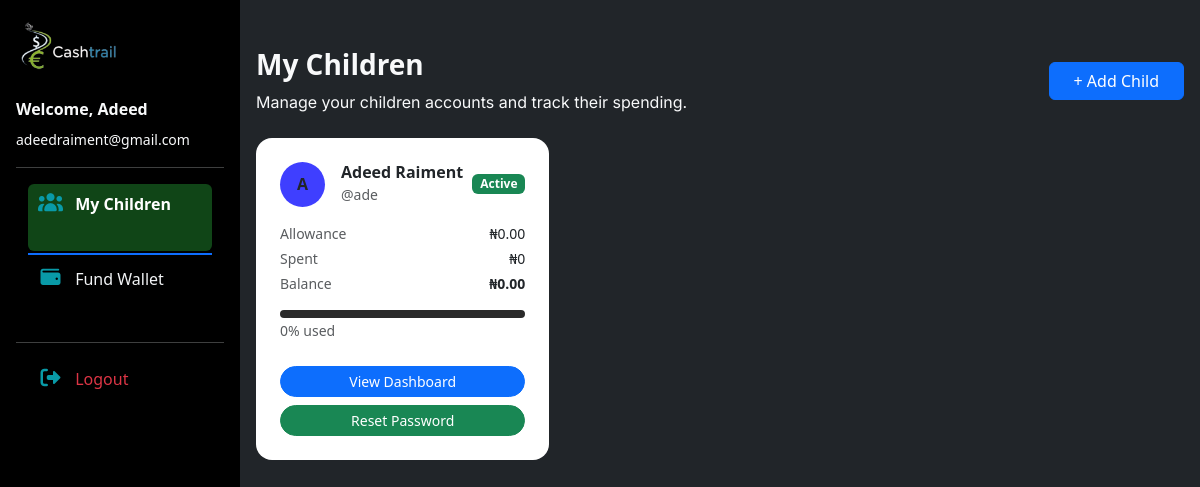
The page /mychildren/ (signed in) on the database as committed earlier.
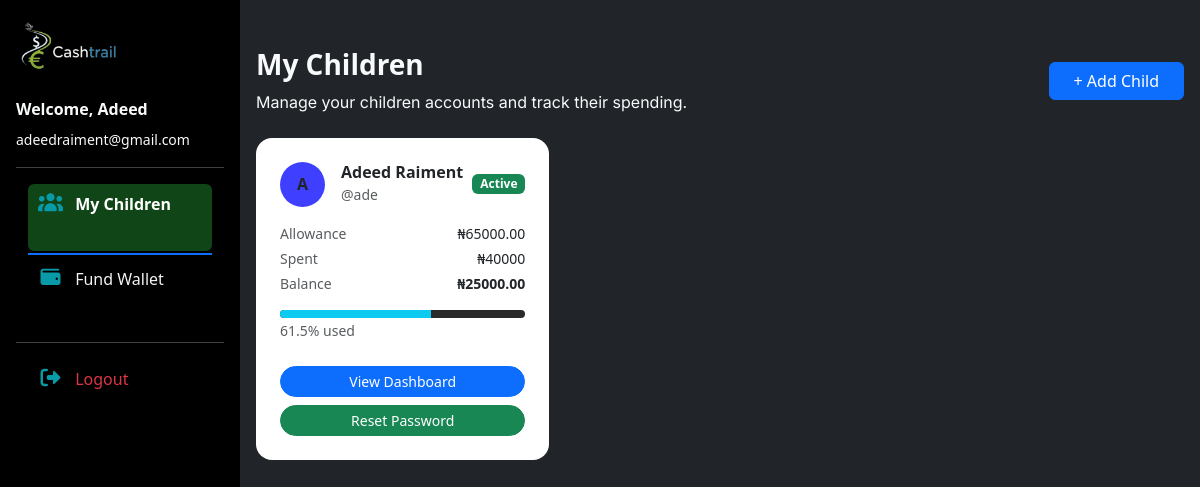
The same page on the database as committed later.
### main/models.py (models this page shows, shortened)
class CustomUser(AbstractUser):
    ROLE_CHOICES = (
        ('parent', 'Parent'),
        ('child', 'Child'),
    )
    role = models.CharField(
        max_length=10,
        choices=ROLE_CHOICES,
        default='parent'
    )
    parent = models.ForeignKey(
        'self',
        null=True,
        blank=True,
        on_delete=models.CASCADE,
        related_name='children'
    )

class ChildAccount(models.Model):
    child = models.OneToOneField(
        settings.AUTH_USER_MODEL,
        on_delete=models.CASCADE,
        related_name='account'
    )
    allowance = models.DecimalField(max_digits=12, decimal_places=2, default=0)
    is_active = models.BooleanField(default=True)

### main/views.py (the view)
# urls.py: path('mychildren/', views.mychildren, name='mychildren'),
@login_required
def mychildren(request):
    if request.user.role != "parent":
        return redirect("childrendashboard")
    User = get_user_model()
    children = User.objects.filter(parent=request.user, role="child")
    children_data = []
    for child in children:
        transactions = Transaction.objects.filter(child=child)
        total_spent = transactions.filter(
            transaction_type="debit"
        ).aggregate(total=Sum("amount"))["total"] or 0
        account = getattr(child, "account", None)
        allowance = account.allowance if account else 0
        balance = allowance - total_spent
        percentage_used = (total_spent / allowance) * 100 if allowance > 0 else 0
        children_data.append({
            "child": child,
            "allowance": allowance,
            "total_spent": total_spent,
            "balance": balance,
            "percentage_used": round(percentage_used, 1)
        })
    return render(request, "mychildren.html", {"children": children_data})

### templates/mychildren.html (shortened to what this page needs)
{% extends "parentbase.html" %} {% block content %}
<div class="container-fluid bg-dark text-light min-vh-100 py-4 px-3">
  <div class="d-flex flex-column flex-md-row justify-content-between align-items-start align-items-md-center gap-3 mb-4 mt-4">
    <div>
      <h3 class="fw-bold">My Children</h3>
      <p class="text-light mb-0">
        Manage your children accounts and track their spending.
      </p>
    </div>
    <a href="{% url 'Addchild' %}" class="btn btn-primary px-4  ">
      + Add Child
    </a>
  </div>
  <div class="row g-4">
    {% if children|length > 0 %} {% for item in children %}
    <div class="col-12 col-sm-6 col-lg-4">
      <div class="card child-card border-0 rounded-4 h-100">
        <div class="card-body p-4">
          <div class="d-flex align-items-center justify-content-between mb-3">
            <div class="d-flex align-items-center gap-3">
              <div class="child-avatar">
                {{ item.child.username|first|upper }}
              </div>
              <div>
                <h6 class="fw-semibold mb-0">
                  {{ item.child.get_full_name|default:item.child.username }}
                </h6>
                <small class="text-muted">@{{ item.child.username }}</small>
              </div>
            </div>
            {% if not item.child.is_active %}
            <span class="badge bg-danger">Disabled</span>
            {% else %}
            <span class="badge bg-success">Active</span>
            {% endif %}
          </div>
          <div class="mb-3">
            <div class="d-flex justify-content-between small mb-1">
              <span class="text-muted">Allowance</span>
              <span>₦{{ item.allowance }}</span>
            </div>
            <div class="d-flex justify-content-between small mb-1">
              <span class="text-muted">Spent</span>
              <span>₦{{ item.total_spent }}</span>
            </div>
            <div class="d-flex justify-content-between small">
              <span class="text-muted">Balance</span>
              <span class="fw-semibold">₦{{ item.balance }}</span>
            </div>
          </div>
          <div class="mb-4">
            <div class="progress rounded-pill" style="height: 8px">
              <div
                class="progress-bar bg-info"
                style="width: {{ item.percentage_used }}%;"
              ></div>
            </div>
            <small class="text-muted"> {{ item.percentage_used }}% used </small>
          </div>
          <div class="d-grid">
            <a
              href="{% url 'view_child_dashboard' item.child.id %}"
              class="btn btn-primary btn-sm rounded-4" target="_blank"
            >
              View Dashboard
            </a>
            <a href="{% url 'reset_child_password' item.child.id %}"class="btn btn-sm btn-success mt-2 rounded-4">Reset Password</a>
          </div>
        </div>
      </div>
    </div>
    {% endfor %} {% endif %}
  </div>
</div>
{% endblock %}

### templates/parentbase.html (shortened to what this page needs)
{% load static %}
<!doctype html>
<html lang="en">
  <head>
    <link href="https://cdn.jsdelivr.net/npm/bootstrap@5.3.8/dist/css/bootstrap.min.css" rel="stylesheet" />
    <link rel="stylesheet" href="https://cdnjs.cloudflare.com/ajax/libs/font-awesome/7.0.1/css/all.min.css" />
    <link rel="stylesheet" href="https://cdn.jsdelivr.net/npm/bootstrap-icons@1.13.1/font/bootstrap-icons.min.css" />
    <link href="{% static 'css/main.css' %}" rel="stylesheet" />
    <link href="{% static 'css/dashboard.css' %}" rel="stylesheet" />
  </head>
  <body class="d-flex flex-column min-vh-100">
{% if request.user.is_authenticated %}
  <div class="d-none d-md-block bg-black text-light vh-100 p-3 border-0"
       style="width:240px; position:fixed; top:0; left:0;">
    <div class="d-flex align-items-center mb-4">
      <img src="{% static 'image/cashtrail-darklogo.png' %}" height=";" class="img-fluid" />
    </div>
    <div class="mb-3">
      <h6 class="fw-semibold fs-6 text-light">Welcome, {{ request.user.first_name }}</h6>
      <small class="text-light">{{ request.user.email }}</small>
    </div>
    <hr class="sidebar-divider">
    <ul class="nav nav-pills flex-column gap-2">
      <li><a class="nav-link text-light active" href="{% url 'mychildren' %}"><i class="fas fa-users me-2"></i> My Children</a></li>
      <li><a class="nav-link text-light" href="{% url 'Fundwallet' %}"><i class="fas fa-wallet me-2"></i> Fund Wallet</a></li>
    </ul>
    <hr class="sidebar-divider">
    <a class="nav-link text-danger mt-3 logout " href="{% url 'account_logout' %}">
      <i class="fas fa-sign-out-alt me-2"></i> Logout
    </a>
  </div>
{% endif %}
  <main class="flex-grow-1">
  <div class="container-fluid">
    <div class="row">
      <div class="d-none d-md-block" style="width:240px;"></div>
      <div class="col px-0">
        {% block content %}{% endblock %}
      </div>
    </div>
  </div>
</main>
  </body>
</html>

### static/css/main.css (style rules this page uses)
:root { --heading-color: #1f2f31; --accent-color: #099aa7; --default-color: #363f40; --heading-color: #1f2f31; --surface-color: #ffffff; --contrast-color: #ffffff; }
.nav-link { color: #f1f3f5 !important; margin: 0 12px; font-weight: 500; position: relative; padding: 8px 12px; transition: color 0.3s ease; }
.nav-link::after { content: ""; position: absolute; width: 0%; height: 2px; background: #0d6efd; left: 0; bottom: -4px; transition: width 0.3s ease; }
.nav-link.active::after { width: 100%; }
.nav-link.active { color: #0d6efd !important; }
p, .lead { font-family: 'Inter', sans-serif; }
i { color: var(--accent-color); font-size: 20px!important; margin-bottom: 30px!important; }

### static/css/dashboard.css (style rules this page uses)
.img-fluid { height: 60px; }
.nav-pills li a, .logout { display: block; padding: 8px 10px; border-radius: 5px; transition: background 0.3s ease, transform 0.2s; color: #ccc; text-decoration: none; }
.nav-pills li a.active { background-color: #104517!important; color: #ffffff !important; font-weight: 600; border: none!important; text-decoration: none; }
.logout { color: #dc3545!important; }
body { overflow-x:hidden; }
.child-card { background:#fff; transition: all 0.25s ease; }
.child-avatar { width:45px; height:45px; border-radius:50%; background: rgba(0, 0, 255, 0.753); display:flex; align-items:center; justify-content:center; font-weight:bold; }
.progress { background:#2a2a2a; }

Rows that differ between the two databases and show on the page:
changed CustomUser "Adeed Raiment": allowance "0.00" → "65000.00"; total_spent "0" → "40000"; balance "0.00" → "25000.00"; percentage_used "0" → "61.5"
